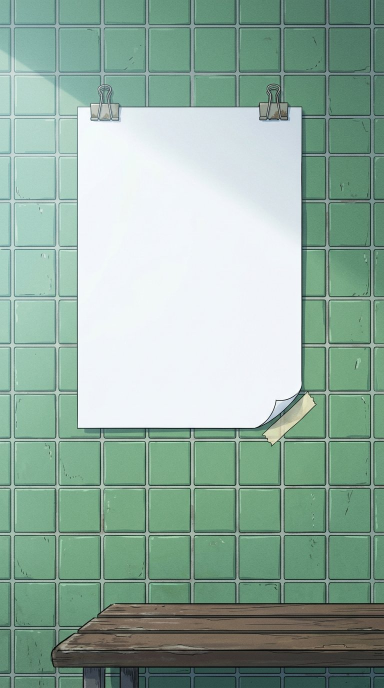
#> input picture ch3/g03_lineup_src.jpg, 768 x 1376 px (shown at 1/2 size)
$ python build_ch3_v2_insets.py
#> lines starting #> are read from the running program, lines starting #| are printed output that depends on the picture
### grid.py
"""
Единая сетка панелей Системы («Пока повременим») — стилизация Solo Leveling (REDICE Studio).
Все панели собираются ТОЛЬКО через этот модуль — чтобы пропорции не плыли.

Визуальный язык Solo Leveling:
  · глубокое сапфирово-кобальтовое голографическое стекло (алое тревожное — для провала,
    изумрудно-бирюзовое — для выполнения) с внутренним свечением по кромке и тонким растром;
  · многоплановая глубина: смещённые задние стёкла, техносетка, частицы, энергетические каналы;
  · фасеточная двойная рамка со ступенчатыми угловыми узлами, боковыми рёбрами и ценовыми чипами;
  · верхняя и нижняя световые проекционные планки шире окна + деликатные искры света;
  · фирменная плашка шапки «[ ! ]  С И С Т Е М А» в рамке и мягкое неоновое свечение заголовков/цифр;
  · шрифт строго Exo 2 (Light / Medium / Bold), стрелки и ромбы — векторной графикой,
    без полос XP и «LEVEL UP» (§3 #9, #14).
"""
import math
from PIL import Image, ImageDraw, ImageFilter, ImageFont

W, H = 800, 1600
FONT = {'b': 'fonts/Exo2-Bold.ttf', 'm': 'fonts/Exo2-Medium.ttf', 'l': 'fonts/Exo2-Light.ttf'}
_fcache = {}

# ─── палитра состояний Solo Leveling ────────────────────────────
STATE = {
    'n': dict(
        aura=(18, 122, 245),       # внешний кобальтово-синий ореол SL
        edge=(64, 204, 255),       # яркий электрик-циан рамки
        hot=(222, 249, 255),       # ледяное белое ядро неона
        inner=(132, 224, 255),     # внутренняя тонкая рамка и орнамент
        glass=((7, 20, 46), (13, 42, 84), (5, 14, 34)),   # верх, центр, низ стекла
        ink=(238, 249, 255),
        dim=(144, 196, 232),
    ),
    'g': dict(
        aura=(16, 168, 122),
        edge=(72, 242, 186),
        hot=(224, 255, 244),
        inner=(148, 248, 214),
        glass=((6, 28, 26), (11, 52, 46), (4, 18, 17)),
        ink=(234, 254, 246),
        dim=(142, 212, 186),
    ),
    'f': dict(
        aura=(215, 22, 36),        # тревожный багровый ореол штрафного окна SL
        edge=(255, 76, 82),        # неоново-алый контур
        hot=(255, 228, 226),       # раскалённое светлое ядро
        inner=(255, 152, 152),
        glass=((32, 6, 11), (62, 12, 20), (20, 4, 8)),
        ink=(255, 238, 236),
        dim=(228, 164, 164),
    ),
}
YELLOW = (255, 222, 96)


def F(weight, size):
    key = (weight, size)
    if key not in _fcache:
        _fcache[key] = ImageFont.truetype(FONT[weight], size)
    return _fcache[key]


def sp(text, n=2):
    """Разрядка в ширину — шапка панели и группы."""
    return (' ' * n).join(list(text))


# [9 lines left out: function cover, not called in this run]


# ─── геометрия ───────────────────────────────────────────────────
PAD_IN = 62
ROW = 34
BARW = 216
GAP_BAR_VAL = 88


# [254 lines left out: functions arrow, glow_text, num_change, geometry, void_bg, subbox and 4 more, not called in this run]


class Panel:
    """Голографическое окно Системы в стиле Solo Leveling (REDICE Studio)."""

    # [236 lines left out: functions __init__, _glow, _glass, _sl_frame, _header, div and 1 more, not called in this run]

    def left(self, y, text, weight='l', size=15, color=None, alpha=238):
        col = (color if color else self.st['ink'])
        self.d.text((self.g['lbl'], y), text, font=F(weight, size), fill=col + (alpha,))

    def value(self, y, text, weight='m', size=16, color=None):
        col = (color if color else self.st['ink'])
        self.d.text((self.g['val'], y), text, font=F(weight, size), fill=col + (248,), anchor='ra')

    # [25 lines left out: functions group, row, not called in this run]

    def save(self, path):
        Image.alpha_composite(self.base, self.lay).convert('RGB').save(path)
        return path


# [4 lines left out: function text_h, not called in this run]


class Flow:
    # [5 lines left out: function __init__, not called in this run]

    def add(self, fn, h, weight=1.0):
        self.blocks.append([weight, fn, h])
        return self

    # [28 lines left out: functions run, check, not called in this run]

### build_ch3_v2_insets.py
"""Точная кириллица физических врезок для кандидата Главы 3 v2.

Legacy ``g03_lineup.jpg`` остаётся нетронутым. Новая заявка показывает
18 игроков: 11 в основе и 7 в запасе, с уникальными игровыми номерами;
Ветров выделен в старте под каноническим номером 19.
"""
from __future__ import annotations

from pathlib import Path

from PIL import Image, ImageDraw

from ch3_roster import SQUAD_NUMBERS, STARTERS, SUBS, VETROV_NUMBER
from grid import F


SRC = Path("ch3/g03_lineup_src.jpg")
OUT = Path("ch3/v2_02_lineup.jpg")
INK = (31, 42, 70)
DIM = (92, 91, 88)


def _fit(text: str, weight: str, size: int, max_width: int):
    while size >= 8:
        font = F(weight, size)
        if font.getlength(text) <= max_width:
            return font
        size -= 1
    raise ValueError(f"не удалось вписать строку: {text}")


def _text(draw, xy, text, weight, size, fill=INK, max_width=400, anchor="la"):
    font = _fit(text, weight, size, max_width)
    draw.text(xy, text, font=font, fill=fill, anchor=anchor)
    return draw.textbbox(xy, text, font=font, anchor=anchor)


def build() -> str:
    image = Image.open(SRC).convert("RGB").resize((768, 1376), Image.Resampling.LANCZOS)
#> image is the input picture: PIL image 768x1376 RGB; mean R, G, B 145.4, 172.5, 158.7
    draw = ImageDraw.Draw(image)

    x0, x1 = 185, 584
    _text(draw, (x0, 260), "СОСТАВ НА МАТЧ", "b", 29, max_width=x1 - x0)
    _text(
        draw,
        (x0, 300),
        "«ГОРЕЦ» — «ТОРПЕДО-2» · КУБОК",
        "m",
        14,
        fill=DIM,
        max_width=x1 - x0,
    )
    draw.line([(x0, 326), (x1, 326)], fill=(104, 105, 103), width=2)

    left_x, right_x = 188, 398
    _text(draw, (left_x, 354), "ОСНОВА · 11", "b", 15, fill=DIM, max_width=175)
    _text(draw, (right_x, 354), "ЗАПАС · 7", "b", 15, fill=DIM, max_width=170)

    y = 388
    for name in STARTERS:
        active = name == "ВЕТРОВ"
        fill = (22, 64, 86) if active else INK
        if active:
            draw.rounded_rectangle((left_x - 8, y - 5, left_x + 176, y + 24), radius=4, fill=(217, 229, 231))
            draw.rectangle((left_x - 8, y - 5, left_x - 3, y + 24), fill=(51, 122, 145))
        _text(draw, (left_x + 20, y), str(SQUAD_NUMBERS[name]), "b", 14,
              fill=fill, max_width=24, anchor="ra")
        _text(draw, (left_x + 31, y), name, "b" if active else "m", 15,
              fill=fill, max_width=141)
        y += 32
#> after the loop, y = 740

    y = 388
    for name in SUBS:
        _text(draw, (right_x + 20, y), str(SQUAD_NUMBERS[name]), "b", 14,
              max_width=24, anchor="ra")
        _text(draw, (right_x + 31, y), name, "m", 15, max_width=141)
        y += 39
#> after the loop, y = 661

    _text(draw, (x0, 770), f"{VETROV_NUMBER} · ВЕТРОВ · ЦПЗ · ПЕРВЫЙ СТАРТ", "b", 13,
          fill=(51, 91, 112), max_width=x1 - x0)
    draw.line([(x0, 800), (x1, 800)], fill=(140, 137, 128), width=1)

    OUT.parent.mkdir(parents=True, exist_ok=True)
    image.save(OUT, quality=95, optimize=True)
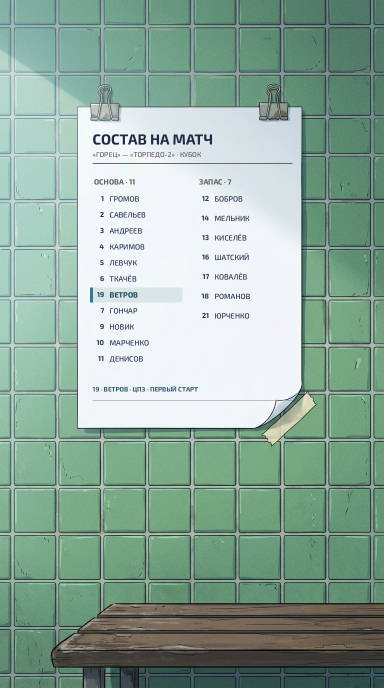
#> saved as v2_02_lineup.jpg: PIL image 768x1376 RGB (shown at 1/2 size); mean R, G, B 143.2, 170.5, 156.8
    return str(OUT)


if __name__ == "__main__":
    print(build())

$ run again, with ch3/g02_kitchen.jpg copied over ch3/g03_lineup_src.jpg
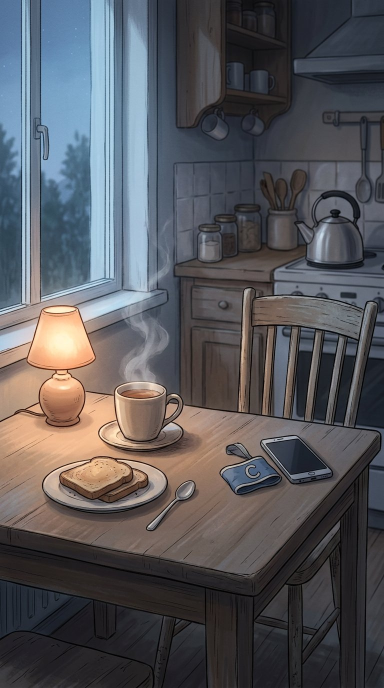
#> input picture ch3/g02_kitchen.jpg, 768 x 1376 px (shown at 1/2 size)
#> in build, image is the input picture: PIL image 768x1376 RGB; mean R, G, B 86.8, 86.7, 90.8
#> after the loop in build, `for name in STARTERS:`: y = 740
#> after the loop in build, `for name in SUBS:`: y = 661
#> in build, `image.save(OUT, quality=95, optimize=True)`:
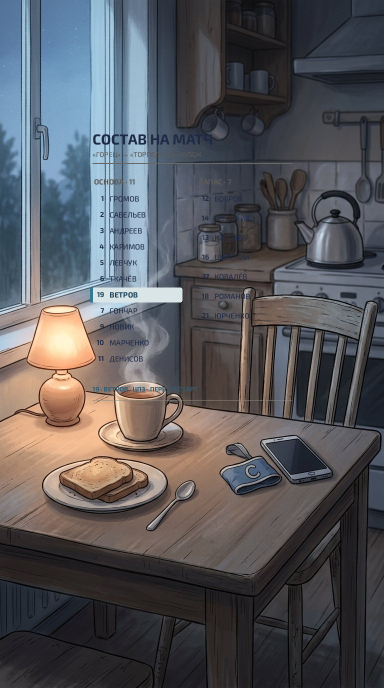
#> saved as v2_02_lineup.jpg: PIL image 768x1376 RGB (shown at 1/2 size); mean R, G, B 86.6, 86.5, 90.7

$ run again, with ch3/g07_pitch.jpg copied over ch3/g03_lineup_src.jpg
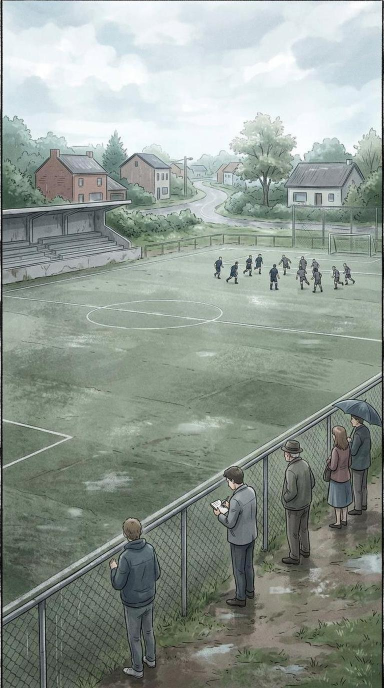
#> input picture ch3/g07_pitch.jpg, 768 x 1376 px (shown at 1/2 size)
#> in build, image is the input picture: PIL image 768x1376 RGB; mean R, G, B 144.5, 154.3, 146.7
#> after the loop in build, `for name in STARTERS:`: y = 740
#> after the loop in build, `for name in SUBS:`: y = 661
#> in build, `image.save(OUT, quality=95, optimize=True)`:
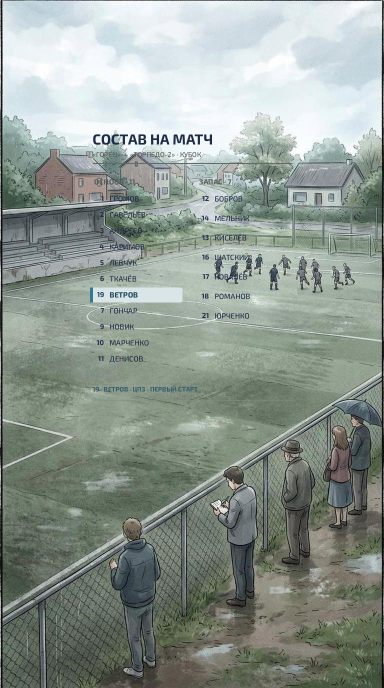
#> saved as v2_02_lineup.jpg: PIL image 768x1376 RGB (shown at 1/2 size); mean R, G, B 143.4, 153.3, 146

$ run again, with ch3/g12_press.jpg copied over ch3/g03_lineup_src.jpg
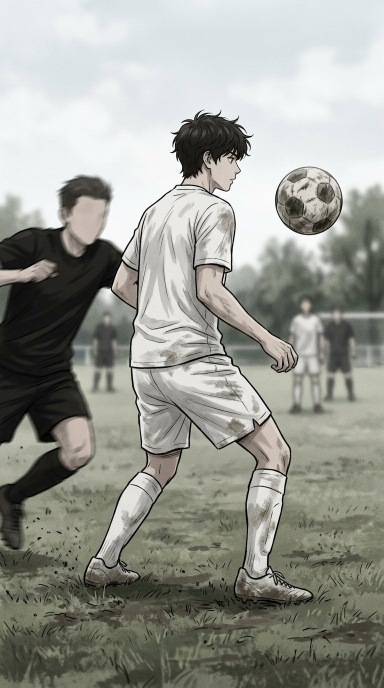
#> input picture ch3/g12_press.jpg, 768 x 1376 px (shown at 1/2 size)
#> in build, image is the input picture: PIL image 768x1376 RGB; mean R, G, B 151.9, 153.6, 146.5
#> after the loop in build, `for name in STARTERS:`: y = 740
#> after the loop in build, `for name in SUBS:`: y = 661
#> in build, `image.save(OUT, quality=95, optimize=True)`:
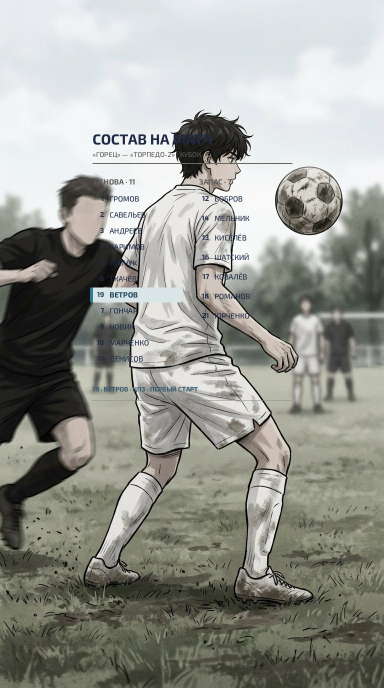
#> saved as v2_02_lineup.jpg: PIL image 768x1376 RGB (shown at 1/2 size); mean R, G, B 150.8, 152.7, 145.9
